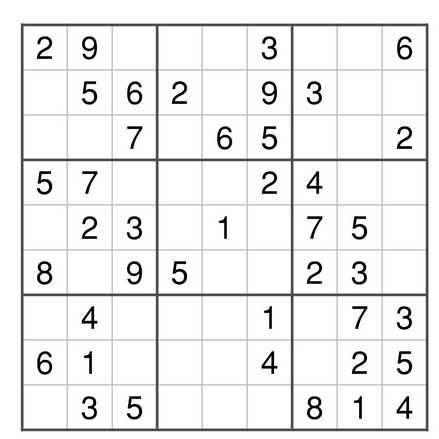
#> input picture examples/sudoku.png, 439 x 439 px, found by its file name
$ python extrarctLines.py
#> lines starting #> are read from the running program, lines starting #| are printed output that depends on the picture; after the words box and inside, x2 and y2 are one past the last pixel; in counts of white or black regions, pixels touching at a corner belong together
import numpy as np
import cv2 as cv
import math
import functools

def show_img(str, img):
    cv.imshow(str, img)
    cv.waitKey(0)
    cv.destroyAllWindows()

# return the centroid of a contour
def get_centeroid(cnt):
    length = len(cnt)
    sum_x = np.sum(cnt[..., 0])
    sum_y = np.sum(cnt[..., 1])
    return int(sum_x / length), int(sum_y / length)

img = cv.imread('sudoku.png', cv.IMREAD_COLOR)
#> img is the input picture: shape (439, 439, 3); min 0, max 255, mean 237
assert img is not None, "file could not be read"


########## TRANSFORM TO GRAY SCALE
if len(img.shape) != 2:
    gray = cv.cvtColor(img, cv.COLOR_BGR2GRAY)
else:
    gray = img


########## BINARIZE
gray = cv.bitwise_not(gray)
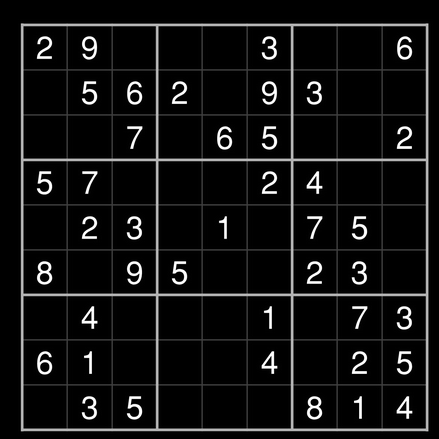
#> gray: shape (439, 439); min 0, max 255, mean 18
bw = cv.adaptiveThreshold(gray, 255, cv.ADAPTIVE_THRESH_MEAN_C, cv.THRESH_BINARY, 15, -2)
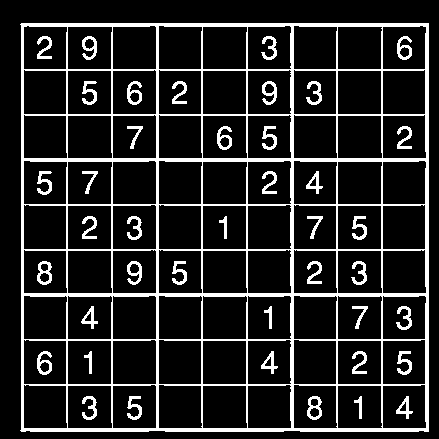
#> bw: shape (439, 439); 14.1% white; 42 white regions, largest, box (x1, y1, x2, y2) and area: (20, 23, 429, 432) 20791, (37, 261, 52, 285) 188, (307, 396, 322, 420) 186


######### PREPROCCESSING
horizontal = np.copy(bw)
vertical = np.copy(bw)

cols = horizontal.shape[1]
#> cols = 439
horizontal_size = cols // 10
#> horizontal_size = 43

horizontal_SR = cv.getStructuringElement(cv.MORPH_RECT, (horizontal_size, 1))

horizontal = cv.erode(horizontal, horizontal_SR)
#> horizontal: shape (439, 439); 4.6% white; 10 white regions, largest, box (x1, y1, x2, y2) and area: (41, 23, 408, 27) 1336, (41, 428, 408, 432) 1330, (42, 158, 408, 162) 1329
horizontal = cv.dilate(horizontal, horizontal_SR)
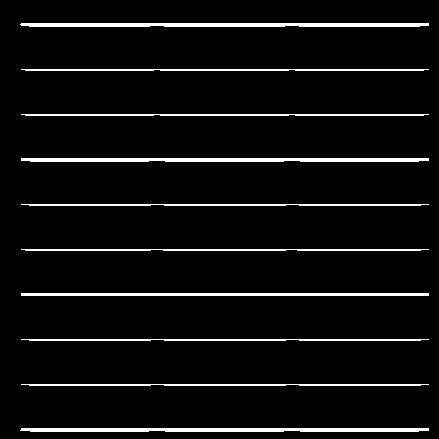
#> horizontal: shape (439, 439); 5.5% white; 10 white regions, largest, box (x1, y1, x2, y2) and area: (20, 23, 429, 27) 1588, (20, 428, 429, 432) 1582, (21, 158, 429, 162) 1581


rows = horizontal.shape[0]
#> rows = 439
vertical_size = rows // 10
#> vertical_size = 43

vertical_SR = cv.getStructuringElement(cv.MORPH_RECT, (1, vertical_size))
#> vertical_SR = 43 values from 1 to 1

vertical = cv.erode(vertical, vertical_SR)
#> vertical: shape (439, 439); 4.3% white; 10 white regions, largest, box (x1, y1, x2, y2) and area: (425, 44, 429, 411) 1332, (21, 44, 24, 411) 1101, (156, 44, 159, 410) 1098
vertical = cv.dilate(vertical, vertical_SR)
#> vertical: shape (439, 439); 5.1% white; 10 white regions, largest, box (x1, y1, x2, y2) and area: (425, 23, 429, 432) 1584, (21, 23, 24, 432) 1227, (156, 23, 159, 431) 1224


grid = cv.add(vertical, horizontal)
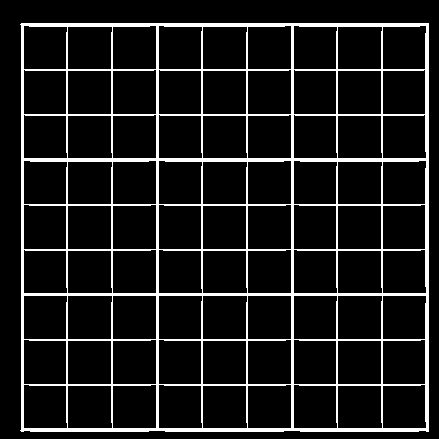
#> grid: shape (439, 439); 10.4% white; 1 white region
contours, hier = cv.findContours(grid, cv.RETR_TREE, cv.CHAIN_APPROX_SIMPLE)
#> contours = 82 contours; largest, box (x1, y1, x2, y2) and area: (20, 23, 429, 432) 166013, (202, 295, 248, 340) 1940, (67, 295, 113, 340) 1940, (247, 339, 292, 385) 1940, (112, 339, 157, 385) 1940
x, y, w, h = cv.boundingRect(contours[0])
#> x = 20; y = 23; w = 409; h = 409

###### CROP
bw = bw[y:y+h, x:x+w]
#> bw: shape (409, 409); 16.3% white; 42 white regions, largest, box (x1, y1, x2, y2) and area: (0, 0, 409, 409) 20791, (17, 238, 32, 262) 188, (287, 373, 302, 397) 186
img = img[y:y+h, x:x+w]
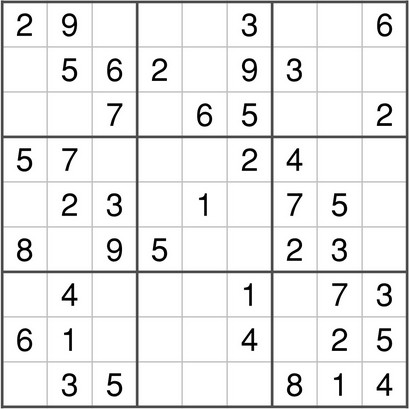
#> img: shape (409, 409, 3); min 0, max 255, mean 234.3
grid = grid[y:y+h, x:x+w]
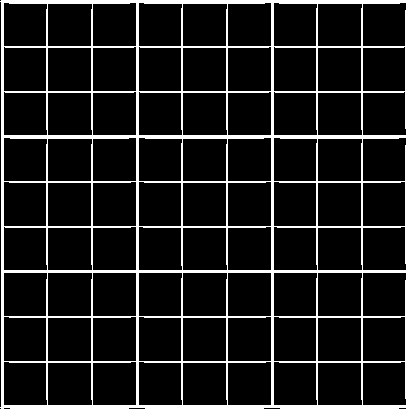
#> grid: shape (409, 409); 12% white; 1 white region
######


contours, hier = cv.findContours(grid, cv.RETR_TREE, cv.CHAIN_APPROX_SIMPLE)
#> contours = 82 contours; largest, box (x1, y1, x2, y2) and area: (0, 0, 409, 409) 166013, (182, 272, 228, 317) 1940, (47, 272, 93, 317) 1940, (227, 316, 272, 362) 1940, (92, 316, 137, 362) 1940

count = 0
cnts = []
for i in range(1, len(contours)): # contour[0] is the external contour, we are interested in the internal contours
    cnt = contours[i]
    x, y = get_centeroid(cnt)
    count += 1
    # cv.circle(img, (x, y), 10, (0, 0, 255), -1) # DEBUG
    # cv.putText(img, str(count), (x-10, y+5), cv.FONT_HERSHEY_COMPLEX, 0.5, (0, 255, 255), 1) # DEBUG
    cnts.append(cv.boundingRect(cnt))
#> this loop made 81 passes
#> (length in get_centeroid, sum_x in get_centeroid, sum_y in get_centeroid, x, y) on passes 1 to 12: (10, 3437, 3867, 343, 386), (10, 2087, 3867, 208, 386), (10, 737, 3867, 73, 386), (12, 4682, 4586, 390, 382), (12, 3548, 4588, 295, 382), (10, 2523, 3789, 252, 378), (12, 1928, 4588, 160, 382), (10, 1173, 3789, 117, 378), (12, 308, 4588, 25, 382), (8, 2712, 2712, 339, 339), (8, 1632, 2712, 204, 339), (8, 552, 2712, 69, 339)
#> after the loop, cnts = 81 items, first 6: (317, 362, 46, 44), (182, 362, 46, 44), (47, 362, 46, 44), (362, 361, 45, 45), (273, 361, 45, 45), (227, 361, 45, 45); count = 81

#cnts = sorted(cnts, key=lambda data:math.sqrt(data[0]**2 + data[1]**2)) # from origin
cnts = sorted(cnts, key=lambda data:(data[0], data[1])) # SORTED BY COLUMN
#> cnts = 81 items, first 6: (3, 2, 45, 45), (3, 46, 44, 46), (3, 91, 45, 45), (3, 137, 45, 45), (3, 181, 44, 46), (3, 226, 45, 45)

n = 0
for i in range(0, len(cnts)):
    x, y, w, h = cnts[i]
    cell = img[y:y+h, x:x+w]
    cv.imwrite("cells/Cell_{}.png".format(n), cell)
    n += 1
#> this loop made 81 passes
#> (x, y, w, h) on passes 1 to 12: (3, 2, 45, 45), (3, 46, 44, 46), (3, 91, 45, 45), (3, 137, 45, 45), (3, 181, 44, 46), (3, 226, 45, 45), (3, 272, 45, 45), (3, 316, 44, 46), (3, 361, 45, 45), (47, 3, 46, 44), (47, 47, 45, 45), (47, 92, 46, 44)
#> pass 3, `cell = img[y:y+h, x:x+w]`:
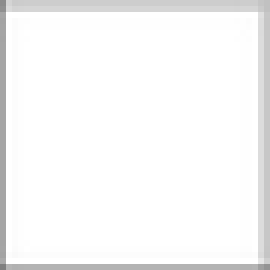
#> cell: shape (45, 45, 3) (shown 6 times larger); min 127, max 255, mean 247.1
#> after the loop, n = 81
    # cv.rectangle(img, (x, y), (x + w, y + h), (255, 0, 0), 2) # DEBUG
